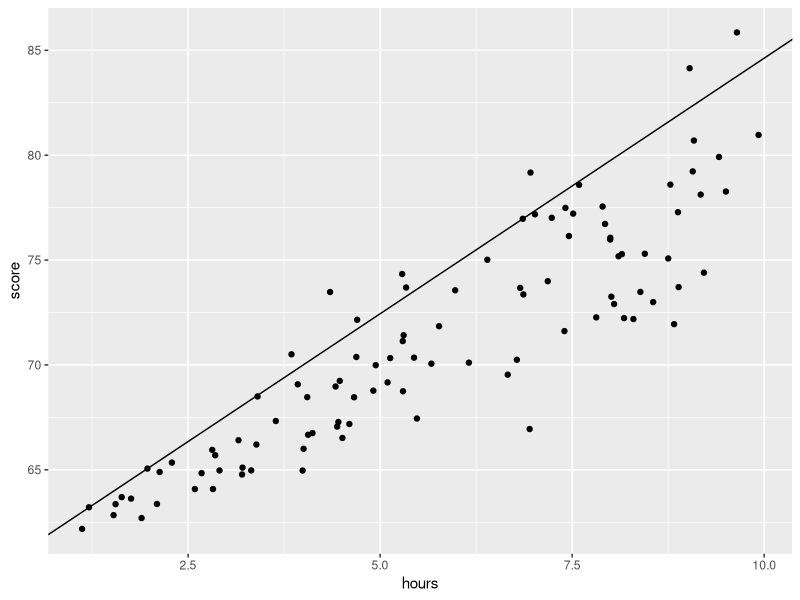
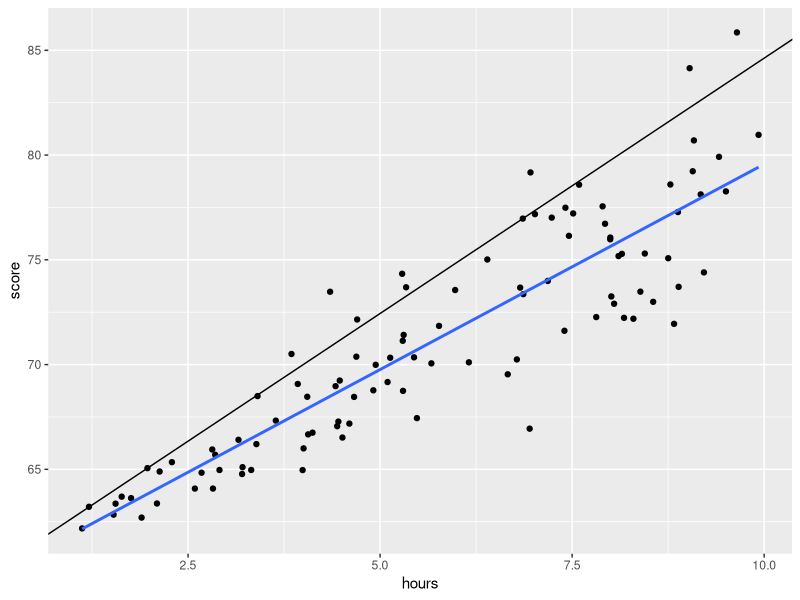

Recreate these plots in R, in order.
# Linear regression is a method we can use to understand the 
# relationship between one or more predictor variables and a 
# response variable.

# Typically when we perform linear regression, we're 
# interested in estimating the mean value of the response variable.

# However, we could instead use a method known as quantile regression
# to estimate any quantile or percentile value of the response value
# such as the 70th percentile, 90th percentile, 98th percentile, etc.

# install and load packages
install.packages("quantreg")
library("quantreg")

# make this example reproducible
set.seed(0)

# create data frame
hours <- runif(100, 1, 10)
score <- 60 + 2*hours + rnorm(100, mean = 0, sd = .45*hours)
df <- data.frame(hours, score)

# view first six rows
head(df)

# perform quantile Regression
# fit model
model <- rq(score ~ hours, data = df, tau = 0.9)

# view summary of model
summary(model)

# visualize the results
library("ggplot2")

# create scatterplot with quantile regression line
ggplot(df, aes(x=hours, y=score)) +
  geom_point() +
  geom_abline(intercept = coef(model)[1], slope = coef(model)[2])

# create scatterplot with quantile regression line and siple linear regression line
ggplot(df, aes(hours, score)) +
  geom_point() + 
  geom_abline(intercept = coef(model)[1], slope = coef(model)[2]) +
  geom_smooth(method = "lm", se=FALSE)  #se False mean no confidense interval
